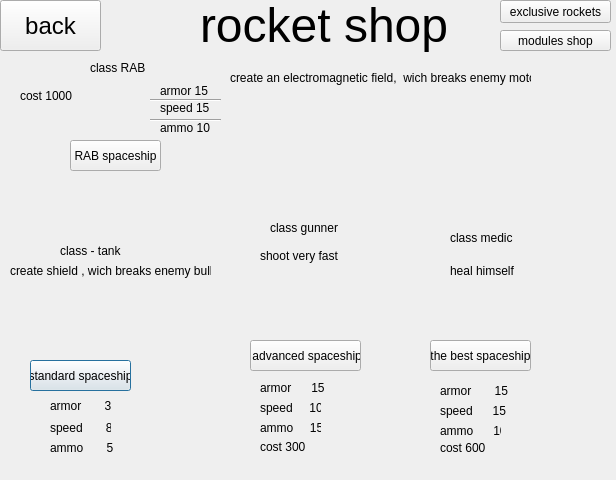
<?xml version="1.0" encoding="UTF-8"?>
<ui version="4.0">
 <class>Dialog</class>
 <widget class="QDialog" name="Dialog">
  <property name="geometry">
   <rect>
    <x>0</x>
    <y>0</y>
    <width>616</width>
    <height>480</height>
   </rect>
  </property>
  <property name="windowTitle">
   <string>Dialog</string>
  </property>
  <widget class="QLabel" name="label">
   <property name="geometry">
    <rect>
     <x>200</x>
     <y>-10</y>
     <width>251</width>
     <height>71</height>
    </rect>
   </property>
   <property name="font">
    <font>
     <pointsize>36</pointsize>
    </font>
   </property>
   <property name="text">
    <string>rocket shop</string>
   </property>
  </widget>
  <widget class="QPushButton" name="pushButton">
   <property name="geometry">
    <rect>
     <x>30</x>
     <y>360</y>
     <width>101</width>
     <height>31</height>
    </rect>
   </property>
   <property name="cursor">
    <cursorShape>PointingHandCursor</cursorShape>
   </property>
   <property name="text">
    <string>standard spaceship</string>
   </property>
  </widget>
  <widget class="QPushButton" name="pushButton_2">
   <property name="geometry">
    <rect>
     <x>250</x>
     <y>340</y>
     <width>111</width>
     <height>31</height>
    </rect>
   </property>
   <property name="cursor">
    <cursorShape>PointingHandCursor</cursorShape>
   </property>
   <property name="text">
    <string> advanced spaceship</string>
   </property>
  </widget>
  <widget class="QPushButton" name="pushButton_3">
   <property name="geometry">
    <rect>
     <x>430</x>
     <y>340</y>
     <width>101</width>
     <height>31</height>
    </rect>
   </property>
   <property name="cursor">
    <cursorShape>PointingHandCursor</cursorShape>
   </property>
   <property name="text">
    <string>the best spaceship</string>
   </property>
  </widget>
  <widget class="QLabel" name="label_2">
   <property name="geometry">
    <rect>
     <x>70</x>
     <y>290</y>
     <width>41</width>
     <height>71</height>
    </rect>
   </property>
   <property name="cursor">
    <cursorShape>ArrowCursor</cursorShape>
   </property>
   <property name="text">
    <string/>
   </property>
   <property name="pixmap">
    <pixmap>space_ship.png</pixmap>
   </property>
  </widget>
  <widget class="QLabel" name="label_3">
   <property name="geometry">
    <rect>
     <x>270</x>
     <y>270</y>
     <width>61</width>
     <height>61</height>
    </rect>
   </property>
   <property name="text">
    <string/>
   </property>
   <property name="pixmap">
    <pixmap>space_ship_2.png</pixmap>
   </property>
  </widget>
  <widget class="QLabel" name="label_4">
   <property name="geometry">
    <rect>
     <x>450</x>
     <y>280</y>
     <width>61</width>
     <height>71</height>
    </rect>
   </property>
   <property name="text">
    <string/>
   </property>
   <property name="pixmap">
    <pixmap>space_shhip_3.png</pixmap>
   </property>
  </widget>
  <widget class="QLabel" name="label_5">
   <property name="geometry">
    <rect>
     <x>50</x>
     <y>390</y>
     <width>61</width>
     <height>31</height>
    </rect>
   </property>
   <property name="text">
    <string>armor       30</string>
   </property>
  </widget>
  <widget class="QLabel" name="label_6">
   <property name="geometry">
    <rect>
     <x>50</x>
     <y>420</y>
     <width>61</width>
     <height>16</height>
    </rect>
   </property>
   <property name="text">
    <string>speed       8</string>
   </property>
  </widget>
  <widget class="QLabel" name="label_7">
   <property name="geometry">
    <rect>
     <x>50</x>
     <y>440</y>
     <width>71</width>
     <height>16</height>
    </rect>
   </property>
   <property name="text">
    <string>ammo       5</string>
   </property>
  </widget>
  <widget class="QLabel" name="label_8">
   <property name="geometry">
    <rect>
     <x>260</x>
     <y>380</y>
     <width>81</width>
     <height>16</height>
    </rect>
   </property>
   <property name="text">
    <string>armor      15</string>
   </property>
  </widget>
  <widget class="QLabel" name="label_9">
   <property name="geometry">
    <rect>
     <x>260</x>
     <y>400</y>
     <width>61</width>
     <height>16</height>
    </rect>
   </property>
   <property name="text">
    <string>speed     10</string>
   </property>
  </widget>
  <widget class="QLabel" name="label_10">
   <property name="geometry">
    <rect>
     <x>260</x>
     <y>420</y>
     <width>61</width>
     <height>16</height>
    </rect>
   </property>
   <property name="text">
    <string>ammo     15</string>
   </property>
  </widget>
  <widget class="QLabel" name="label_11">
   <property name="geometry">
    <rect>
     <x>440</x>
     <y>380</y>
     <width>81</width>
     <height>21</height>
    </rect>
   </property>
   <property name="text">
    <string>armor       15</string>
   </property>
  </widget>
  <widget class="QLabel" name="label_12">
   <property name="geometry">
    <rect>
     <x>440</x>
     <y>400</y>
     <width>71</width>
     <height>21</height>
    </rect>
   </property>
   <property name="text">
    <string>speed      15</string>
   </property>
  </widget>
  <widget class="QLabel" name="label_13">
   <property name="geometry">
    <rect>
     <x>440</x>
     <y>420</y>
     <width>61</width>
     <height>21</height>
    </rect>
   </property>
   <property name="text">
    <string>ammo      10</string>
   </property>
  </widget>
  <widget class="QLabel" name="label_14">
   <property name="geometry">
    <rect>
     <x>260</x>
     <y>440</y>
     <width>46</width>
     <height>13</height>
    </rect>
   </property>
   <property name="text">
    <string>cost 300</string>
   </property>
  </widget>
  <widget class="QLabel" name="label_15">
   <property name="geometry">
    <rect>
     <x>440</x>
     <y>440</y>
     <width>71</width>
     <height>16</height>
    </rect>
   </property>
   <property name="text">
    <string>cost 600</string>
   </property>
  </widget>
  <widget class="QPushButton" name="back">
   <property name="geometry">
    <rect>
     <x>0</x>
     <y>0</y>
     <width>101</width>
     <height>51</height>
    </rect>
   </property>
   <property name="font">
    <font>
     <pointsize>18</pointsize>
    </font>
   </property>
   <property name="cursor">
    <cursorShape>PointingHandCursor</cursorShape>
   </property>
   <property name="text">
    <string>back</string>
   </property>
  </widget>
  <widget class="QLabel" name="label_16">
   <property name="geometry">
    <rect>
     <x>60</x>
     <y>230</y>
     <width>101</width>
     <height>41</height>
    </rect>
   </property>
   <property name="text">
    <string>class - tank</string>
   </property>
  </widget>
  <widget class="QLabel" name="label_17">
   <property name="geometry">
    <rect>
     <x>10</x>
     <y>260</y>
     <width>201</width>
     <height>21</height>
    </rect>
   </property>
   <property name="text">
    <string>create shield , wich breaks enemy bullets</string>
   </property>
  </widget>
  <widget class="QLabel" name="label_18">
   <property name="geometry">
    <rect>
     <x>270</x>
     <y>220</y>
     <width>71</width>
     <height>16</height>
    </rect>
   </property>
   <property name="text">
    <string>class gunner</string>
   </property>
  </widget>
  <widget class="QLabel" name="label_19">
   <property name="geometry">
    <rect>
     <x>260</x>
     <y>240</y>
     <width>101</width>
     <height>31</height>
    </rect>
   </property>
   <property name="text">
    <string>shoot very fast</string>
   </property>
  </widget>
  <widget class="QLabel" name="label_20">
   <property name="geometry">
    <rect>
     <x>450</x>
     <y>230</y>
     <width>71</width>
     <height>16</height>
    </rect>
   </property>
   <property name="text">
    <string>class medic</string>
   </property>
  </widget>
  <widget class="QLabel" name="label_21">
   <property name="geometry">
    <rect>
     <x>450</x>
     <y>260</y>
     <width>111</width>
     <height>21</height>
    </rect>
   </property>
   <property name="text">
    <string>heal himself</string>
   </property>
  </widget>
  <widget class="QPushButton" name="rocket">
   <property name="geometry">
    <rect>
     <x>500</x>
     <y>0</y>
     <width>111</width>
     <height>23</height>
    </rect>
   </property>
   <property name="cursor">
    <cursorShape>PointingHandCursor</cursorShape>
   </property>
   <property name="text">
    <string>exclusive rockets</string>
   </property>
  </widget>
  <widget class="QLabel" name="label_22">
   <property name="geometry">
    <rect>
     <x>80</x>
     <y>70</y>
     <width>61</width>
     <height>61</height>
    </rect>
   </property>
   <property name="text">
    <string/>
   </property>
   <property name="pixmap">
    <pixmap>space_ship_4.png</pixmap>
   </property>
  </widget>
  <widget class="QPushButton" name="pushButton_4">
   <property name="geometry">
    <rect>
     <x>70</x>
     <y>140</y>
     <width>91</width>
     <height>31</height>
    </rect>
   </property>
   <property name="cursor">
    <cursorShape>PointingHandCursor</cursorShape>
   </property>
   <property name="text">
    <string>RAB spaceship</string>
   </property>
  </widget>
  <widget class="Line" name="line">
   <property name="geometry">
    <rect>
     <x>150</x>
     <y>90</y>
     <width>71</width>
     <height>20</height>
    </rect>
   </property>
   <property name="orientation">
    <enum>Qt::Horizontal</enum>
   </property>
  </widget>
  <widget class="QLabel" name="label_26">
   <property name="geometry">
    <rect>
     <x>160</x>
     <y>80</y>
     <width>121</width>
     <height>21</height>
    </rect>
   </property>
   <property name="text">
    <string>armor 15</string>
   </property>
  </widget>
  <widget class="QLabel" name="label_27">
   <property name="geometry">
    <rect>
     <x>160</x>
     <y>120</y>
     <width>61</width>
     <height>16</height>
    </rect>
   </property>
   <property name="text">
    <string>ammo 10</string>
   </property>
  </widget>
  <widget class="QLabel" name="label_28">
   <property name="geometry">
    <rect>
     <x>160</x>
     <y>100</y>
     <width>61</width>
     <height>16</height>
    </rect>
   </property>
   <property name="text">
    <string>speed 15</string>
   </property>
  </widget>
  <widget class="Line" name="line_2">
   <property name="geometry">
    <rect>
     <x>150</x>
     <y>110</y>
     <width>71</width>
     <height>20</height>
    </rect>
   </property>
   <property name="orientation">
    <enum>Qt::Horizontal</enum>
   </property>
  </widget>
  <widget class="QLabel" name="label_23">
   <property name="geometry">
    <rect>
     <x>230</x>
     <y>70</y>
     <width>301</width>
     <height>16</height>
    </rect>
   </property>
   <property name="text">
    <string>create an electromagnetic field,  wich breaks enemy motors</string>
   </property>
  </widget>
  <widget class="QLabel" name="label_24">
   <property name="geometry">
    <rect>
     <x>20</x>
     <y>80</y>
     <width>81</width>
     <height>31</height>
    </rect>
   </property>
   <property name="text">
    <string>cost 1000</string>
   </property>
  </widget>
  <widget class="QLabel" name="label_25">
   <property name="geometry">
    <rect>
     <x>90</x>
     <y>60</y>
     <width>151</width>
     <height>16</height>
    </rect>
   </property>
   <property name="text">
    <string>class RAB</string>
   </property>
  </widget>
  <widget class="QPushButton" name="modules">
   <property name="geometry">
    <rect>
     <x>500</x>
     <y>30</y>
     <width>111</width>
     <height>21</height>
    </rect>
   </property>
   <property name="text">
    <string>modules shop</string>
   </property>
  </widget>
 </widget>
 <resources/>
 <connections/>
</ui>
